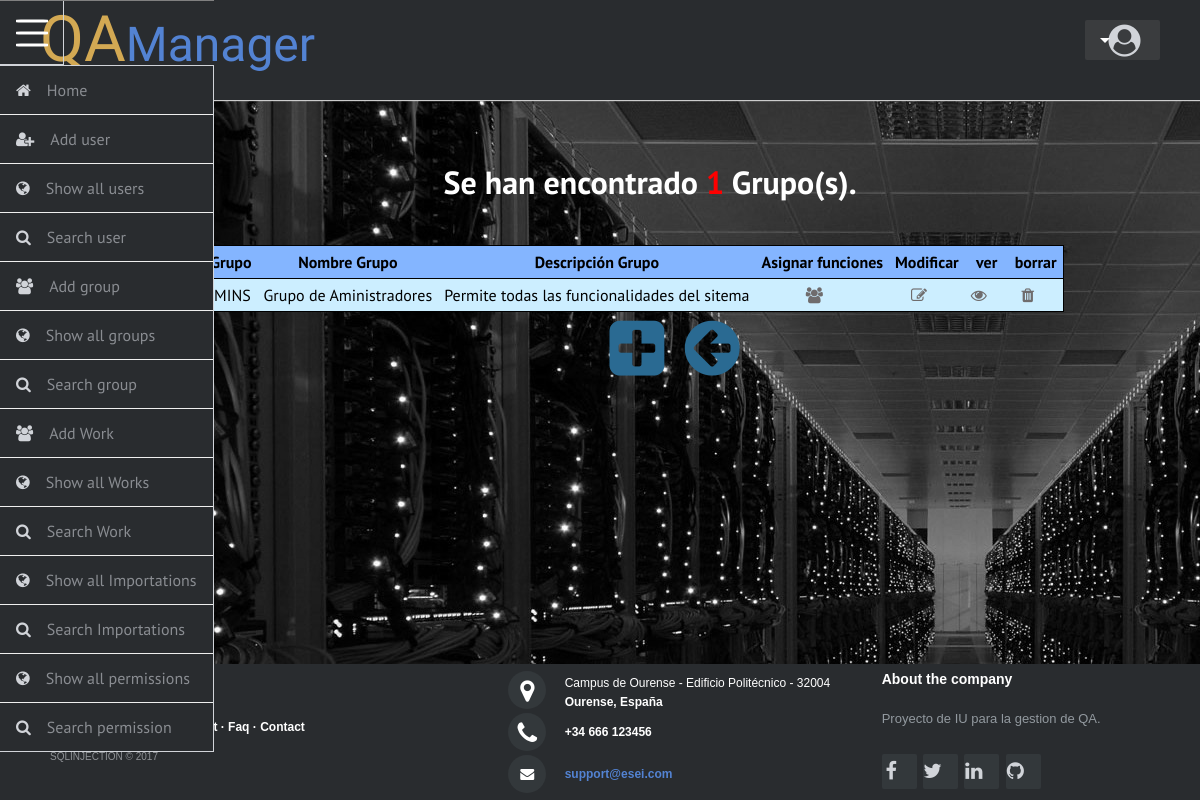
/Controllers/Group_SEARCH_Controller.php?IdGrupo=ADMINS (signed in), run on the app's committed database.
### tables this page shows
CREATE TABLE `GRUPO` (
  `IdGrupo` varchar(6) NOT NULL,
  `NombreGrupo` varchar(60) NOT NULL,
  `DescripGrupo` varchar(100) NOT NULL
);

### Models/Group_Model.php (called while the page is built, shortened)
<?php
class GroupDAO
{
    var $IdGrupo;
    var $NombreGrupo;
    var $DescripGrupo;
    function __construct($IdGrupo)
    {
        $this->IdGrupo = $IdGrupo;
        include_once '../Functions/Access_DB.php';
        $this->mysqli = ConnectDB();
    }
    function setData($NombreGrupo,$DescripGrupo)
    {
        $this->NombreGrupo = $NombreGrupo;
        $this->DescripGrupo = $DescripGrupo;
    }
    function SEARCH(){
        $sql = "select * from GRUPO
            where
                (IdGrupo LIKE '%$this->IdGrupo%') &&
                (NombreGrupo LIKE '%$this->NombreGrupo%') &&
                (DescripGrupo LIKE '%$this->DescripGrupo%')";
        $resultado = mysqli_query($this->mysqli,$sql);
        return $resultado;
    }
}

### Functions/Access_DB.php (called while the page is built)
<?php
function ConnectDB()
{
    $mysqli = new mysqli("localhost","userET3","passET3","IUET32017");
	if ($mysqli->connect_errno) {
		include '../Views/MESSAGE_View.php';
		new MESSAGE("Fallo al conectar a MySQL: (" . $mysqli->connect_errno . ") " . $mysqli->connect_error, '../index.php');
		return false;
	}
	else{
        $mysqli->set_charset("utf8");
		return $mysqli;
	}
}
?>

### Views/Group_SHOWALL_View.php (the view, shortened to what this page needs)
<?php
class Group_SHOWALL_View{
    var $response;
    function __construct($response){
        $this->response = $response;
        $this->render();
    }
    function render(){
        include '../Locales/LateralBar.php';
        ?>
        <link rel="stylesheet" href="../Locales/Group_SHOWALL.css">
        <link rel="stylesheet" href="https://maxcdn.bootstrapcdn.com/font-awesome/4.7.0/css/font-awesome.min.css">
        <?php
        echo '<h1 style="color: white;padding-left: 100px ">Se han encontrado '.'<span style="color: red;">' .mysqli_num_rows($this->response).'</span> Grupo(s).</h1>';
        ?>
        <div class="tableShowAll">
            <div class="containTable">
                <table class="table">
                    <tr>
                        <th>Id Grupo</th>
                        <th>Nombre Grupo</th>
                        <th>Descripción Grupo</th>
                        <th>Asignar funciones</th>
                        <th>Modificar</th>
                        <th>ver</th>
                        <th>borrar</th>
                    </tr>
                    <?php
                    while ($group = mysqli_fetch_array($this->response)){
                        echo "<tr>";
                        echo"<td>".$group['IdGrupo']."</td>".
                            "<td>".$group['NombreGrupo']."</td>".
                            "<td>".$group['DescripGrupo']."</td>".
                            '<td><a href="../Controllers/Group_ASSINGACTIONFUNCTION_Controller.php?IdGrupo='.$group["IdGrupo"].'&getAll=yes"><i class="fa fa-users" id="modIcon"></i></td></a>'.
                            '<td><a href="../Controllers/Group_EDIT_Controller.php?value='.$group["IdGrupo"].'"><i class="fa fa-pencil-square-o" id="modIcon"></i></td></a>'.
                            '<td><a href="../Controllers/Group_SHOWCURRENT_Controller.php?value='.$group["IdGrupo"].'"><i class="fa fa-eye" id="seeIcon"></i></td></a>'.
                            '<td><a href="../Controllers/Group_DELETE_Controller.php?value='.$group["IdGrupo"].'"><i class="fa fa-trash" id="delIcon"></i></td></a>'.
                            "</tr>";
                    }
                    ?>
                </table>
            </div>
            <div class="ActionButtons">
                <a href="../Controllers/Group_ADD_Controller.php"><i class="fa fa-plus-square" id="addIcon" title="Añadir Grupo"></i></a>
                <a href=' ../Controllers/Index_Controller.php'><i class="fa fa-arrow-circle-left " id="returnIcon" title="Volver"></i></a>
            </div>
        </div>
        <?php
    }
}
?>

### Locales/Header.css (style rules this page uses)
.header-user-dropdown { background-color:#292c2f; box-shadow:0 1px 1px #ccc; padding: 20px 40px; height: 100px; color: #ffffff; box-sizing: border-box; }
.header-user-dropdown .header-limiter { max-width: 1200px; text-align: center; margin: 0 auto; }
#logIcon { margin-left: 20px; margin-top: 5px; font-size: 2em; }
.header-user-dropdown .header-limiter h1 { float: left; font: normal 64px Cookie, Arial, Helvetica, sans-serif; line-height: 40px; margin:0; }
.header-user-dropdown .header-limiter h1 span { color: #5383d3; font-size: 48px; }
.header-user-dropdown .header-limiter h1 a { color: #D3A953; }
.header-user-dropdown .header-limiter a { color: #f9fff9; text-decoration: none; }
.header-user-dropdown .header-limiter .header-user-menu { position: relative; float:right; background-color:#3a3c3e; width:75px; height:40px; border-radius:2px; }
.header-user-dropdown .header-limiter .header-user-menu:before { content:''; width:0; height:0; top: 18px; left: 15px; position:absolute; border:5px solid transparent; border-top-color:#fff; }

### Locales/Main.css (style rules this page uses)
body { margin: 0; background-color: #e0e0e0; background-image: url("../Locales/wallpaper.jpg"); z-index: 2; }

### Locales/LateralBar.css (style rules this page uses)
*, *:before, *:after { -moz-box-sizing: border-box; -webkit-box-sizing: border-box; box-sizing: border-box; }
body { font-size: 100%; font-family: 'PT Sans', sans-serif; }
a { color: white; }
i { color: #d1d4d9; margin: 0 1rem 0 0; }

### Locales/Group_SHOWALL.css (style rules this page uses)
.tableShowAll { position: relative; padding-top: 20px; align-content: center; margin: auto; margin-left: 50px; margin-bottom: 20px; color: #ffffff; text-align: center; }
.containTable { display: inline-block; text-align: center; }
table { border: 1px solid black; width: 100%; border-collapse: collapse; background-color: #e6f7ff; color: black; }
td, th { padding: 6px; text-align: center; border-bottom: 1px solid #000; }
tr:nth-child(even) { background-color: #cceeff; }
th { background-color: #84b5ff; }
#returnIcon { font-size: 4em; color: #2A6A92; }
h1 { text-align: center; }
.ActionButtons { padding-left: 10%; }
#addIcon { color: #2A6A92; font-size: 4em; }
#modIcon { color: #6f6c6d; }
#seeIcon { color: #6f6c6d; }
#delIcon { color: #6f6c6d; }

### Locales/Footer.css (style rules this page uses)
.footer-distributed { background-color: #292c2f; box-shadow: 0 1px 1px 0 rgba(0, 0, 0, 0.12); box-sizing: border-box; width: 100%; max-height: 200px; text-align: left; font: bold 12px sans-serif; position: fixed; bottom: 0px; padding: 5px 50px; margin-top: 80px; }
.footer-distributed .footer-left, .footer-distributed .footer-center, .footer-distributed .footer-right { display: inline-block; vertical-align: top; }
.footer-distributed .footer-left { width: 40%; }
.footer-distributed h3 { color: #D3A953; font: normal 24px 'Cookie', cursive; margin: 0; padding-bottom: -20px; }
.footer-distributed h3 span { color: #5383d3; }
.footer-distributed .footer-links { color: #ffffff; margin: 20px 0 12px; padding: 0; }
.footer-distributed .footer-links a { display:inline-block; line-height: 1.8; text-decoration: none; color: inherit; }
.footer-distributed .footer-company-name { color: #8f9296; font-size: 10px; font-weight: normal; margin: 0; }
.footer-distributed .footer-center { width: 35%; }
.footer-distributed .footer-center i { background-color: #33383b; color: #ffffff; font-size: 25px; width: 38px; height: 38px; border-radius: 50%; text-align: center; line-height: 42px; margin: 2px 15px; vertical-align: middle; }
.footer-distributed .footer-center i.fa-envelope { font-size: 14px; line-height: 38px; }
.footer-distributed .footer-center p { display: inline-block; color: #ffffff; vertical-align: middle; margin:0; }
.footer-distributed .footer-center p span { display:block; font-weight: normal; font-size:12px; line-height:2; }
.footer-distributed .footer-center p a { color: #5383d3; text-decoration: none;; }
.footer-distributed .footer-right { width: 20%; }
.footer-distributed .footer-company-about { line-height: 20px; color: #92999f; font-size: 13px; font-weight: normal; margin: 0; }
.footer-distributed .footer-company-about span { display: block; color: #ffffff; font-size: 14px; font-weight: bold; margin-bottom: 20px; }
.footer-distributed .footer-icons { margin-top: 25px; }
.footer-distributed .footer-icons a { display: inline-block; width: 35px; height: 35px; cursor: pointer; background-color: #33383b; border-radius: 2px; font-size: 20px; color: #ffffff; text-align: center; line-height: 35px; margin-right: 3px; margin-bottom: 5px; }

### data on the page
grupo: IdGrupo "ADMINS", NombreGrupo "Grupo de Aministradores", DescripGrupo "Permite todas las funcionalidades del sitema"

### other printed values
mysqli_num_rows($this->response) "1"
